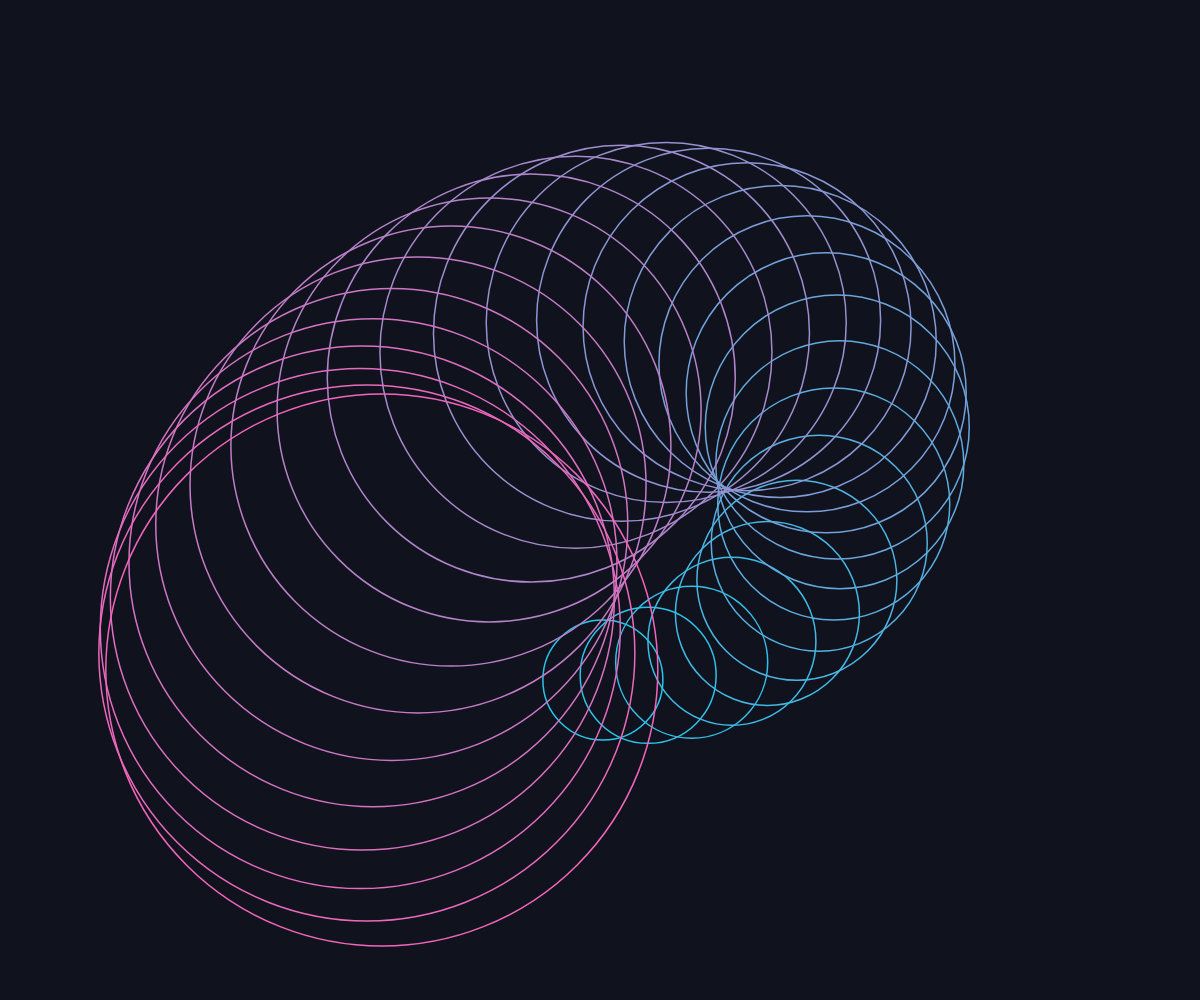
Frame 1 (no input)
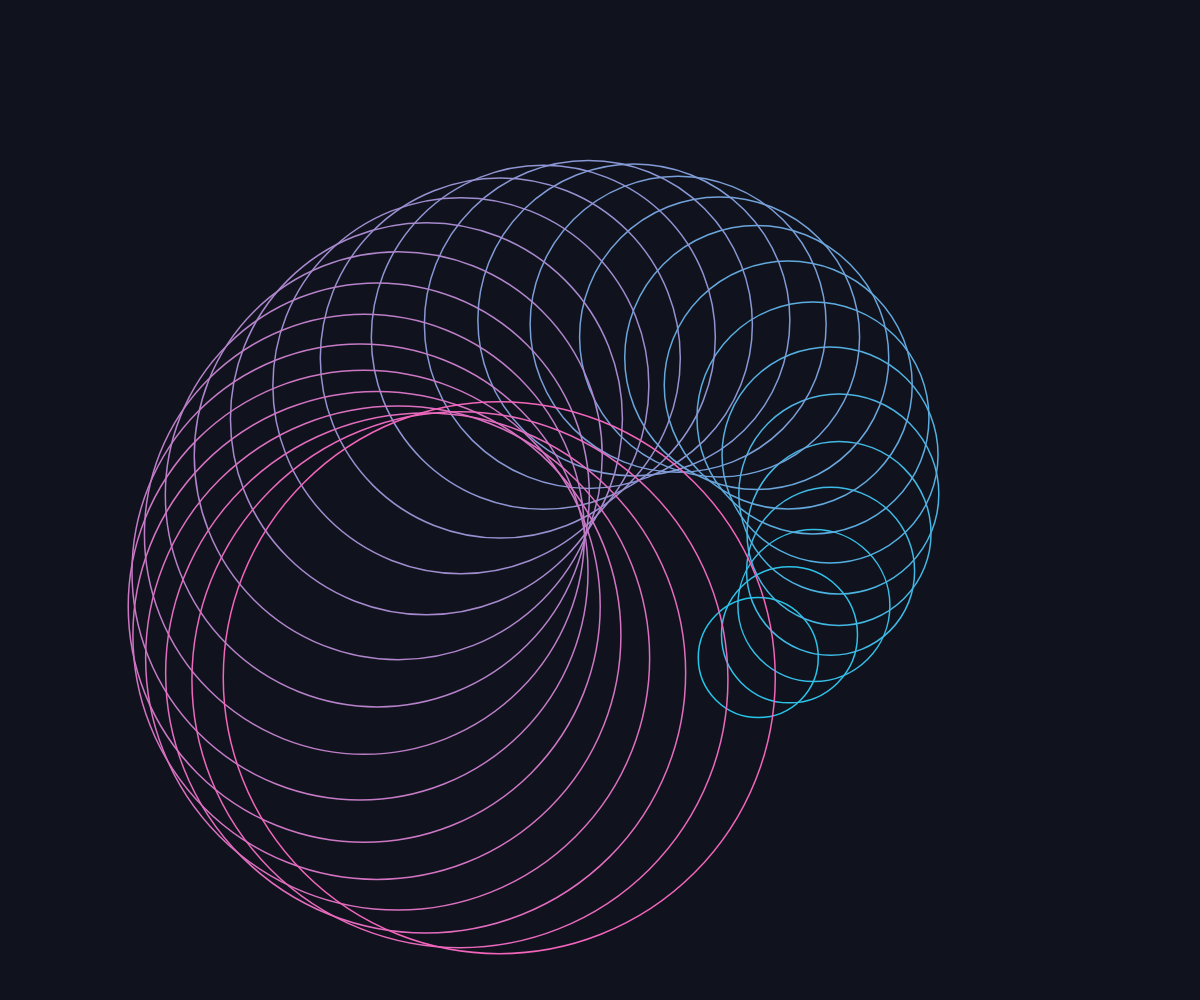
Frame 60 (no input)
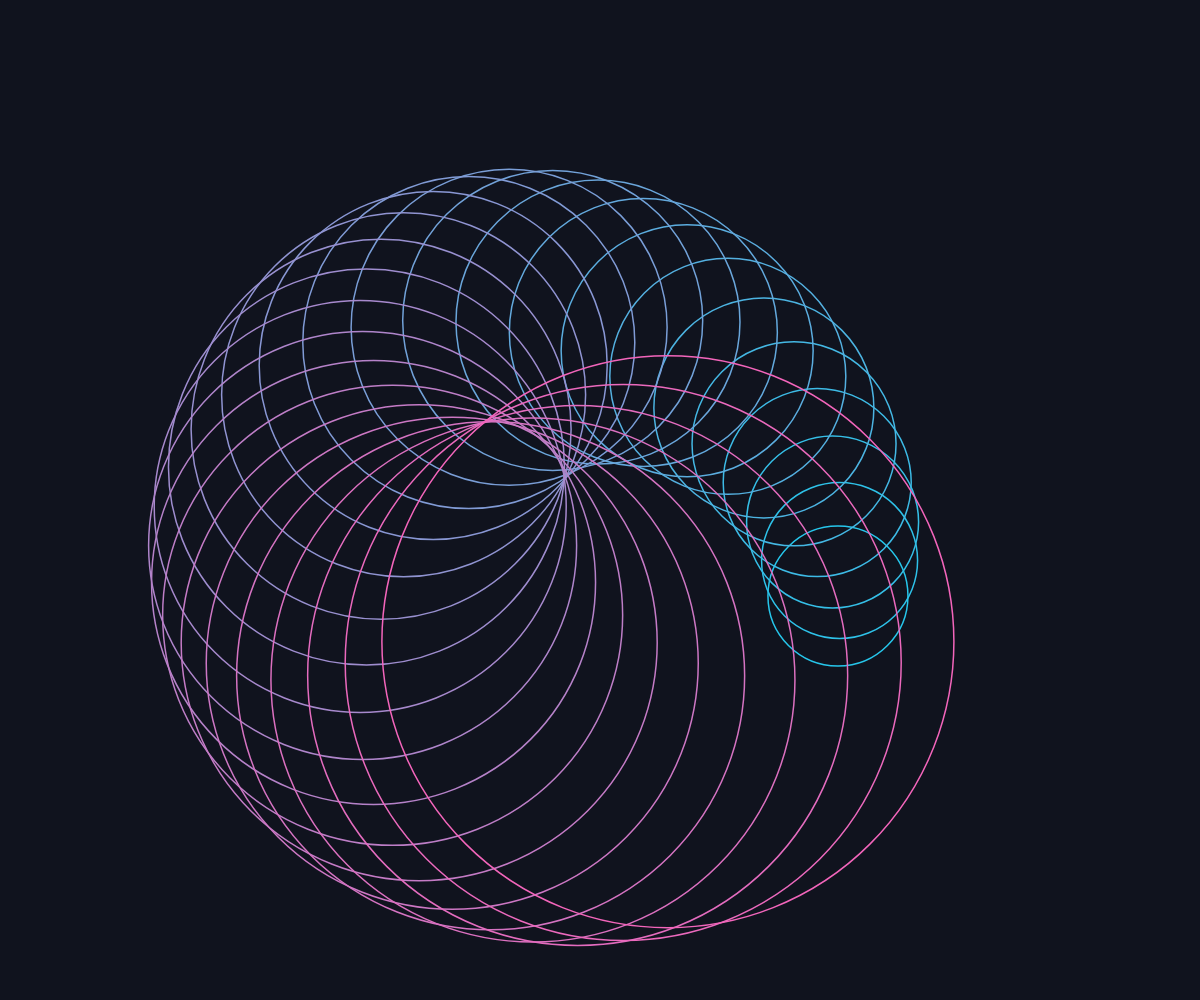
Frame 120 (the mouse pressed at the canvas centre since frame 60)

The p5.js sketch that drew these frames (run headless with seeded random() and noise() and a simulated clock; from frame 60 on, the mouse is pressed at the canvas centre):

// p5.js sketch
// ── sketch.js
// A sample sketch: replace this with your own work.
let reducedMotion;
function setup() {
  createCanvas(windowWidth, windowHeight);
  pixelDensity(Math.min(window.devicePixelRatio || 1, 2));
  describe('Cyan and fuchsia circles form a flowing pattern that responds to the pointer.');
  reducedMotion = window.matchMedia('(prefers-reduced-motion: reduce)').matches;
  if (reducedMotion) noLoop();
}
function draw() {
  background('#10131e');
  noFill();
  strokeWeight(1.5);
  const t = reducedMotion ? 0 : frameCount * 0.012;
  const shift = constrain(mouseX / Math.max(width, 1), 0, 1);
  for (let i = 0; i < 28; i++) {
    stroke(lerpColor(color('#26c6eb'), color('#f365bb'), i / 27));
    const x = width * 0.5 + sin(t + i * 0.19) * width * 0.2;
    const y = height * 0.5 + cos(t * 0.7 + i * 0.22) * height * 0.18;
    circle(x, y, Math.min(width, height) * (0.12 + i * 0.016 + shift * 0.04));
  }
}
function windowResized() { resizeCanvas(windowWidth, windowHeight); }
function mouseMoved() { if (reducedMotion) redraw(); }
